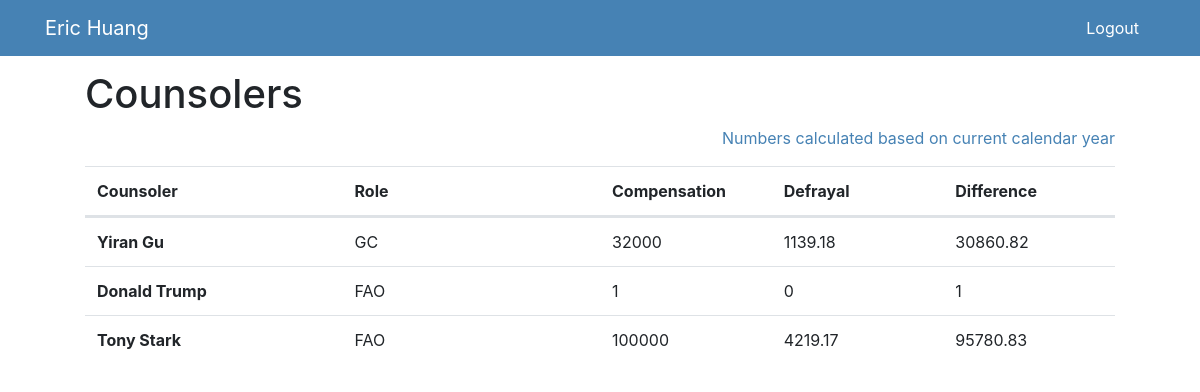
Page / (signed in) on the earlier database version.
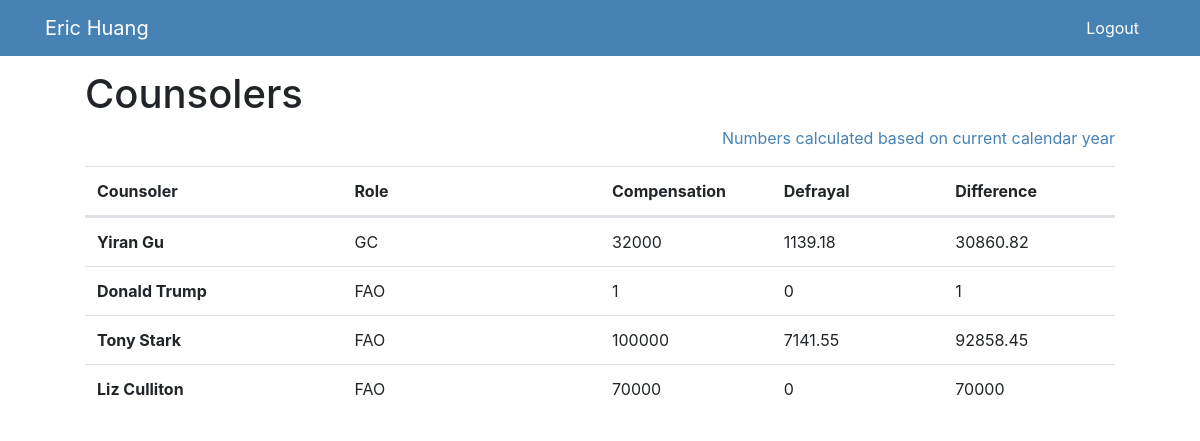
Same page on the later database version.
### costcomp/models.py (models this page shows, shortened)
class Counsoler(models.Model):
    COUNSOLER_LEVEL = (
        ('GC', 'Grauate Coach'),
        ('FAO', 'Former Admissions Officer')
    )
    first = models.CharField(max_length=64)
    last = models.CharField(max_length=64)
    salary = models.IntegerField()
    guaranteed = models.IntegerField()
    level = models.CharField(max_length=3, choices=COUNSOLER_LEVEL, default='GC', blank=False)
    @property
    def total(self):
        return self.salary + self.guaranteed
    @property
    def curYearCost(self):
        startDate = date(date.today().year, 1, 1)
        endDate = date(date.today().year, 12, 31)
        if self.level == 'FAO':
            enrollments = Enrollment.objects.filter(fao__id=self.id, packStart__lt=endDate, packEnd__gt=startDate)
        elif self.level == 'GC':
            enrollments = Enrollment.objects.filter(gc__id=self.id, packStart__lt=endDate, packEnd__gt=startDate)
        totalCost = 0
        for enrollment in enrollments:
            enrollment.var = enrollment.cost(self, startDate, endDate)
            totalCost += enrollment.var
        return totalCost
    @property
    def compDefrDiff(self):
        return self.total - self.curYearCost

class Enrollment(models.Model):
    GC_Cost = 50    #GC hourly cost
    FAO_Cost = 100   #FAO hourly cost
    students = models.ManyToManyField(Student, related_name='enrollments')
    fao = models.ForeignKey(Counsoler, on_delete=models.PROTECT, related_name='faoEnrollments', limit_choices_to={'level':'FAO'}, blank=True, null=True)
    gc = models.ForeignKey(Counsoler, on_delete=models.PROTECT, related_name='gcEnrollments', limit_choices_to={'level':'GC'}, blank=True, null=True)
    package = models.ForeignKey(Package, on_delete=models.PROTECT, related_name='enrollments')
    packStart = models.DateField(default=date.today, blank=False)  #need enforce endDate no earlier than start
    packEnd = models.DateField(default=enddate_default, blank=False)
    faoStart = models.DateField(default=date.today, blank=True, null=True)
    faoEnd = models.DateField(default=enddate_default, blank=True, null=True)
    gcStart = models.DateField(default=date.today, blank=True, null=True)
    gcEnd = models.DateField(default=enddate_default, blank=True, null=True)
    var = models.FloatField(blank=True, null=True) #temprarily store enrollment instance cost to render on the webpage
    def cost(self, counsoler, startDate, endDate):
        packStart = self.packStart
        packEnd = self.packEnd
        if counsoler.level == 'GC':
            if self.gcEnd <= startDate or self.gcStart >= endDate:
                return 0
            else:
                gcStart = max(self.gcStart, startDate)
                gcEnd = min(self.gcEnd, endDate)
            if not self.package.courseHours:
                courseHours = 0
                studentCount = 1
            elif not self.fao:
                courseHours = self.package.courseHours
                studentCount = self.students.count()
            else:
                courseHours = 0
                studentCount = self.students.count()
            hours = self.package.gcHours * studentCount + courseHours
            cost = counsolerCost(self.GC_Cost, hours, gcStart, gcEnd, packStart, packEnd)
            return round(cost,2)
        elif counsoler.level == 'FAO':
            if self.faoEnd <= startDate or self.faoStart >= endDate:
                return 0
            else:
                faoStart = max(self.faoStart, startDate)
                faoEnd = min(self.faoEnd, endDate)
            if not self.package.courseHours:
               courseHours = 0
               studentCount = 1
            else:
               courseHours = self.package.courseHours
               studentCount = self.students.count()
            hours = self.package.faoHours * studentCount + courseHours
            cost = counsolerCost(self.FAO_Cost, hours, faoStart, faoEnd, packStart, packEnd)
            return round(cost,2)

class Package(models.Model):
    name = models.CharField(max_length=64, unique=True)
    gcHours = models.IntegerField(verbose_name='GC hours')
    faoHours = models.IntegerField(verbose_name='FAO hours')
    courseHours = models.IntegerField(blank=True, null=True)

### costcomp/views.py (the view)
# urls.py: path('', views.index, name='index'),
def index(request):
    if not request.user.is_authenticated:
        return render(request, "costcomp/login.html", {"message": "Here lies InGeniusPrep counsolers' deepest secrets!"})
    context = {
        "counsolers": Counsoler.objects.all()
    }
    return render(request, "costcomp/index.html", context)

### costcomp/models.py (called while the page is built)
def counsolerCost(hourlyCost, packageHours, counsolerStart, counsolerEnd, packageStart, packageEnd):
    cost = hourlyCost * packageHours * ((counsolerEnd-counsolerStart)/(packageEnd-packageStart))
    return cost

### costcomp/templates/costcomp/index.html (shortened to what this page needs)
{% extends "costcomp/base.html" %}
{% load static %}
{% load humanize %}
{% block body %}
    <nav style="background-color:steelblue;" class="navbar navbar-expand-lg fixed-top">
        <div class="container">
            <div class="navbar-brand text-white">{{user.first_name}} {{user.last_name}}</div>
            <div class="nav-item"><a class="nav-link text-white" href="{% url 'logout' %}">Logout</a></div>
        </div>
    </nav>
    <div class= "container">
        <h1>Counsolers</h1>
        <p style="float:right; color:steelblue;">Numbers calculated based on current calendar year</p>
        <table id="myTable" class="table table-hover">
            <thead>
                <tr class="d-flex">
                    <th scope="col" class="col-3" onclick="sortAlf(0)">Counsoler</th>
                    <th scope="col" class="col-3" onclick="sortAlf(1)">Role</th>
                    <th scope="col" class="col-2" onclick="sortNum(2)">Compensation</th>
                    <th scope="col" class="col-2" onclick="sortNum(3)">Defrayal</th>
                    <th scope="col" class="col-2" onclick="sortNum(4)">Difference</th>
                </tr>
            </thead>
            <tbody>
            {% for counsoler in counsolers %}
            <a href="{% url 'counsoler' counsoler.id %}">
            <tr class="d-flex" onclick="window.location='{{counsoler.id}}';">
                <td scope="row" class="col-3">
                   <b> {{counsoler.first}} {{counsoler.last}}</b>
                </td>
                <td class="col-3">{{counsoler.level}}</td>
                <td class="col-2">{{counsoler.total}}</td>
                <td class="col-2">{{counsoler.curYearCost}}</td>
                <td class="col-2">{{counsoler.compDefrDiff}}</td>
            </tr>
            {% endfor %}
            </tbody>
        </table>
    </div>
{% endblock %}

Differences in the rows shown:
computed for Counsoler "Tony": curYearCost "4219.17" → "7141.55"; compDefrDiff "95780.83" → "92858.45"
added Counsoler: first "Liz", last "Culliton", level "FAO", total "70000", curYearCost "0", compDefrDiff "70000"
